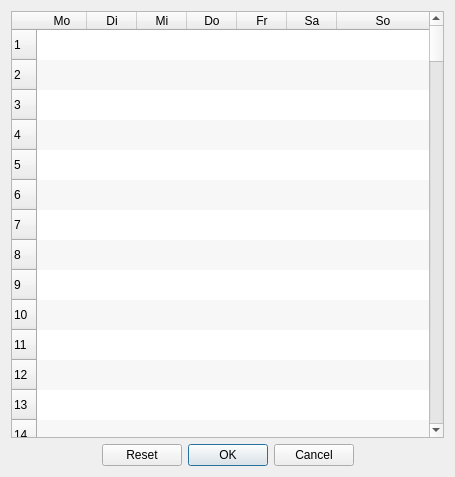
<?xml version="1.0" encoding="UTF-8"?>
<ui version="4.0">
 <class>Dialog</class>
 <widget class="QDialog" name="Dialog">
  <property name="geometry">
   <rect>
    <x>0</x>
    <y>0</y>
    <width>455</width>
    <height>477</height>
   </rect>
  </property>
  <property name="windowTitle">
   <string>Dialog</string>
  </property>
  <layout class="QVBoxLayout" name="verticalLayout">
   <item>
    <widget class="QTableWidget" name="table">
     <property name="sizePolicy">
      <sizepolicy hsizetype="Preferred" vsizetype="Preferred">
       <horstretch>0</horstretch>
       <verstretch>0</verstretch>
      </sizepolicy>
     </property>
     <property name="verticalScrollBarPolicy">
      <enum>Qt::ScrollBarAsNeeded</enum>
     </property>
     <property name="horizontalScrollBarPolicy">
      <enum>Qt::ScrollBarAlwaysOff</enum>
     </property>
     <property name="sizeAdjustPolicy">
      <enum>QAbstractScrollArea::AdjustToContents</enum>
     </property>
     <property name="autoScroll">
      <bool>true</bool>
     </property>
     <property name="editTriggers">
      <set>QAbstractItemView::NoEditTriggers</set>
     </property>
     <property name="showDropIndicator" stdset="0">
      <bool>false</bool>
     </property>
     <property name="dragDropOverwriteMode">
      <bool>false</bool>
     </property>
     <property name="alternatingRowColors">
      <bool>true</bool>
     </property>
     <property name="selectionMode">
      <enum>QAbstractItemView::MultiSelection</enum>
     </property>
     <property name="horizontalScrollMode">
      <enum>QAbstractItemView::ScrollPerPixel</enum>
     </property>
     <property name="showGrid">
      <bool>false</bool>
     </property>
     <property name="gridStyle">
      <enum>Qt::SolidLine</enum>
     </property>
     <property name="wordWrap">
      <bool>false</bool>
     </property>
     <property name="cornerButtonEnabled">
      <bool>false</bool>
     </property>
     <property name="rowCount">
      <number>144</number>
     </property>
     <property name="columnCount">
      <number>7</number>
     </property>
     <attribute name="horizontalHeaderVisible">
      <bool>true</bool>
     </attribute>
     <attribute name="horizontalHeaderDefaultSectionSize">
      <number>50</number>
     </attribute>
     <attribute name="horizontalHeaderStretchLastSection">
      <bool>true</bool>
     </attribute>
     <attribute name="verticalHeaderVisible">
      <bool>true</bool>
     </attribute>
     <attribute name="verticalHeaderHighlightSections">
      <bool>true</bool>
     </attribute>
     <attribute name="verticalHeaderShowSortIndicator" stdset="0">
      <bool>false</bool>
     </attribute>
     <attribute name="verticalHeaderStretchLastSection">
      <bool>true</bool>
     </attribute>
     <row/>
     <row/>
     <row/>
     <row/>
     <row/>
     <row/>
     <row/>
     <row/>
     <row/>
     <row/>
     <row/>
     <row/>
     <row/>
     <row/>
     <row/>
     <row/>
     <row/>
     <row/>
     <row/>
     <row/>
     <row/>
     <row/>
     <row/>
     <row/>
     <row/>
     <row/>
     <row/>
     <row/>
     <row/>
     <row/>
     <row/>
     <row/>
     <row/>
     <row/>
     <row/>
     <row/>
     <row/>
     <row/>
     <row/>
     <row/>
     <row/>
     <row/>
     <row/>
     <row/>
     <row/>
     <row/>
     <row/>
     <row/>
     <row/>
     <row/>
     <row/>
     <row/>
     <row/>
     <row/>
     <row/>
     <row/>
     <row/>
     <row/>
     <row/>
     <row/>
     <row/>
     <row/>
     <row/>
     <row/>
     <row/>
     <row/>
     <row/>
     <row/>
     <row/>
     <row/>
     <row/>
     <row/>
     <row/>
     <row/>
     <row/>
     <row/>
     <row/>
     <row/>
     <row/>
     <row/>
     <row/>
     <row/>
     <row/>
     <row/>
     <row/>
     <row/>
     <row/>
     <row/>
     <row/>
     <row/>
     <row/>
     <row/>
     <row/>
     <row/>
     <row/>
     <row/>
     <row/>
     <row/>
     <row/>
     <row/>
     <row/>
     <row/>
     <row/>
     <row/>
     <row/>
     <row/>
     <row/>
     <row/>
     <row/>
     <row/>
     <row/>
     <row/>
     <row/>
     <row/>
     <row/>
     <row/>
     <row/>
     <row/>
     <row/>
     <row/>
     <row/>
     <row/>
     <row/>
     <row/>
     <row/>
     <row/>
     <row/>
     <row/>
     <row/>
     <row/>
     <row/>
     <row/>
     <row/>
     <row/>
     <row/>
     <row/>
     <row/>
     <row/>
     <row/>
     <row/>
     <row/>
     <row/>
     <row/>
     <row/>
     <column>
      <property name="text">
       <string>Mo</string>
      </property>
     </column>
     <column>
      <property name="text">
       <string>Di</string>
      </property>
     </column>
     <column>
      <property name="text">
       <string>Mi</string>
      </property>
     </column>
     <column>
      <property name="text">
       <string>Do</string>
      </property>
     </column>
     <column>
      <property name="text">
       <string>Fr</string>
      </property>
     </column>
     <column>
      <property name="text">
       <string>Sa</string>
      </property>
     </column>
     <column>
      <property name="text">
       <string>So</string>
      </property>
     </column>
    </widget>
   </item>
   <item>
    <widget class="QDialogButtonBox" name="buttonBox">
     <property name="orientation">
      <enum>Qt::Horizontal</enum>
     </property>
     <property name="standardButtons">
      <set>QDialogButtonBox::Cancel|QDialogButtonBox::Ok|QDialogButtonBox::Reset</set>
     </property>
     <property name="centerButtons">
      <bool>true</bool>
     </property>
    </widget>
   </item>
  </layout>
 </widget>
 <resources/>
 <connections>
  <connection>
   <sender>buttonBox</sender>
   <signal>accepted()</signal>
   <receiver>Dialog</receiver>
   <slot>accept()</slot>
   <hints>
    <hint type="sourcelabel">
     <x>248</x>
     <y>254</y>
    </hint>
    <hint type="destinationlabel">
     <x>157</x>
     <y>274</y>
    </hint>
   </hints>
  </connection>
  <connection>
   <sender>buttonBox</sender>
   <signal>rejected()</signal>
   <receiver>Dialog</receiver>
   <slot>reject()</slot>
   <hints>
    <hint type="sourcelabel">
     <x>316</x>
     <y>260</y>
    </hint>
    <hint type="destinationlabel">
     <x>286</x>
     <y>274</y>
    </hint>
   </hints>
  </connection>
 </connections>
</ui>
